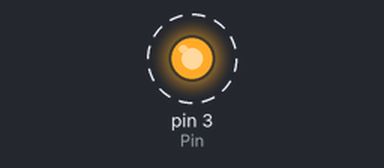
Recording of a program running on a simulated Raspberry Pi (header pin numbers). Shown: output pins drawn as LEDs (lit = HIGH). Dashed ring = blinking.

Above: at 0.5 s.
Timing chart, 0 to 4.6 s (numbered marks = the images above):
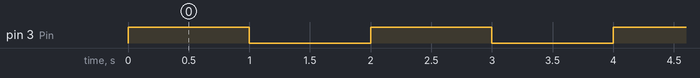

The program:

Buzzer.py
```python
#!/usr/bin/python
import time
import RPi.GPIO as GPIO
GPIO.setmode(GPIO.BOARD)
Pin=3
GPIO.setup(Pin, GPIO.OUT)
p = GPIO.PWM(Pin, 4000)

try:
    while True:
        p.start(100)
        time.sleep(1)
        p.stop()
        time.sleep(1)
except KeyboardInterrupt:
    pass
p.stop()
GPIO.cleanup()
```

Measured:
- by itself, pin 3 (Pin): alternates HIGH for 1.0 s and LOW for 1.0 s
